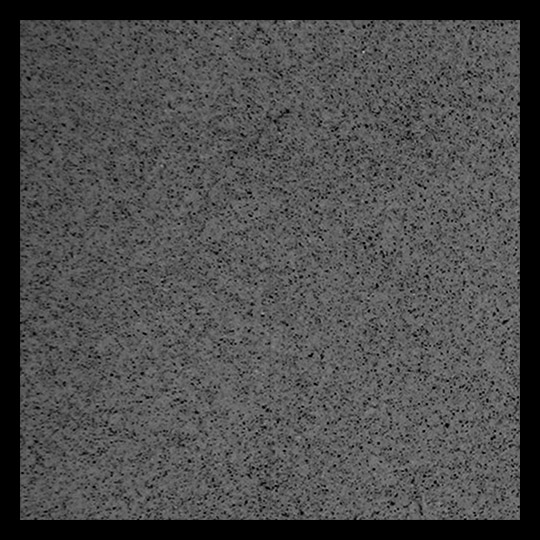
%> input picture data/test_warping1_discon1.jpg, 540 x 540 px
$ octave calculate_rmse.m   (GNU Octave 9; MATLAB toolbox functions it lacks are replaced by stand-ins)
%> lines starting %> are read from the running program, lines starting %| are printed output that depends on the picture
### batch_demo.m
% function [u, v] = batch_demo(my_ksize, my_theta, my_gamma, my_sigma, my_gabor_lambda, my_psi, lambda, beta, my_pyramid_levels, my_pyramid_factor)
function [u, v] = batch_demo(theta, w, ...
    lambda, beta, my_pyramid_levels, my_pyramid_factor, blur_sigma)
%> called with theta = 23, w = 1.23, lambda = 20, beta = 0.01, my_pyramid_levels = 6, my_pyramid_factor = 0.5, blur_sigma = 0.1
    % load images
    %fpath = './frame10.png';
    %fpath = './Mars-1.jpg';
    addpath(genpath('.'));

    % fpath = './data/0275.png';
    fpath = "./data/test_warping1_discon1.jpg";
    img_src1 = im2double(imread(fpath));
%> img_src1: size 540x540 double; min 0, max 0.733, mean 0.295
    if size(img_src1,3) == 3
        img_src1 = rgb2gray(img_src1);
    end
    %fath = './frame11.png';
    %fpath = './Mars-2.jpg';
    % fpath = './data/0279.png';
    fpath = "./data/test_warping2_discon1_predis16.5.jpg";
    img_src2 = im2double(imread(fpath));
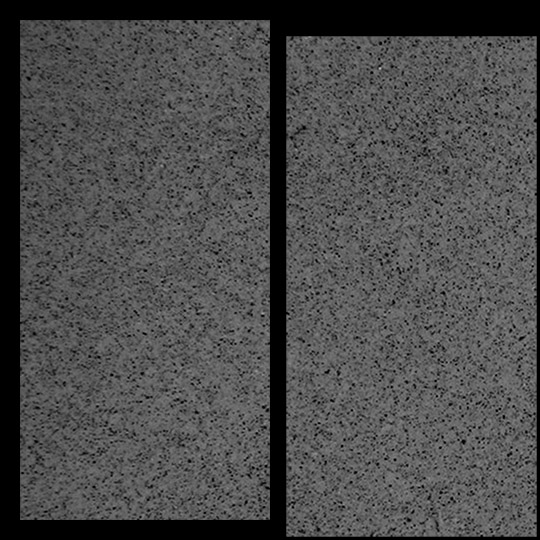
%> input picture data/test_warping2_discon1_predis16.5.jpg, 540 x 540 px
%> img_src2: size 540x540 double; min 0, max 0.745, mean 0.296
    if size(img_src2,3) == 3
        img_src2 = rgb2gray(img_src2);
    end
    %figure; imshow(img_src1);
    %figure; imshow(img_src2);

    % tv-l1 flow (coarse-to-fine)
    options.lambda = lambda;
    options.beta   = beta;
    max_iter = 50;
    options.max_iter = round(max_iter);
    options.tolerance = 1e-3;
    check = 10;
    options.check = round(check);
    pyramid_levels = my_pyramid_levels;
    options.pyramid_levels = round(pyramid_levels);
    options.pyramid_factor = my_pyramid_factor;
    warps = 5;
    options.warps = round(warps);
    options.blur_sigma = blur_sigma;


% [8 lines of commented-out code are left out]
    options.steerable.theta = theta;
    options.steerable.w = w;


% [21 lines of commented-out code are left out]

    [u, v, illumination] = batch_tv_l1_optical_flow(img_src1, img_src2, options);


% [17 lines of commented-out code are left out]

    %% write flow
    % [31 lines of commented-out code are left out]
end

### batch_tv_l1_optical_flow.m
function [u, v, w] = batch_tv_l1_optical_flow(I1, I2, options)
% [9 lines of commented-out code are left out]

lambda = options.lambda;
beta = options.beta;
warps = options.warps;
max_iter = options.max_iter;
pyramid_levels = options.pyramid_levels;
pyramid_factor = options.pyramid_factor;
check = options.check;

[M, N, C] = size(I1);
%> M = 540; N = 540; C = 1

num_dual_vars = 6;

width_Pyramid = cell(pyramid_levels,1);
height_Pyramid = cell(pyramid_levels,1);

I1_Pyramid = cell(pyramid_levels,C);
%> I1_Pyramid = {[], [], [], [], [], []}
I2_Pyramid = cell(pyramid_levels,C);
%> I2_Pyramid = {[], [], [], [], [], []}

% precompute image sizes
width_Pyramid{1} = N;
height_Pyramid{1} = M;
for i = 2:pyramid_levels
  width_Pyramid{i} = pyramid_factor*width_Pyramid{i-1};
  height_Pyramid{i} = pyramid_factor*height_Pyramid{i-1};
  if min(width_Pyramid{i}, height_Pyramid{i}) < 16
    pyramid_levels = i;
    break;
  end
end
%> after the loop, height_Pyramid = {540, 270, 135, 67.5, 33.75, 16.88}; pyramid_levels = 6; width_Pyramid = {540, 270, 135, 67.5, 33.75, 16.88}
for i = 1:pyramid_levels
  width_Pyramid{i} = round(width_Pyramid{i});
  height_Pyramid{i} = round(height_Pyramid{i});
end

% set up image pyramides
for i = 1:pyramid_levels
  if i == 1
    for j=1:C
      I1_Pyramid{1,j} = I1(:,:,j);
      I2_Pyramid{1,j} = I2(:,:,j);
    end
  else
    for j=1:C
      I1_Pyramid{i,j} = imresize(I1_Pyramid{i-1,j}, ...
                                 [height_Pyramid{i} width_Pyramid{i}], 'bicubic');
      I2_Pyramid{i,j} = imresize(I2_Pyramid{i-1,j}, ...
                                 [height_Pyramid{i} width_Pyramid{i}], 'bicubic');
    end
  end
end
%> after the loop, I1_Pyramid = 6 items; I2_Pyramid = 6 items

% main loop
for level = pyramid_levels:-1:1
  scale = pyramid_factor^(level-1);

  M = height_Pyramid{level};
  N = width_Pyramid{level};

  if level == pyramid_levels
    % initialization

    u = zeros(M, N);
    v = zeros(M, N);
    w = zeros(M,N);
    p = zeros(M,N,num_dual_vars);
  else
    rescale_factor_u = width_Pyramid{level+1}/width_Pyramid{level};
    rescale_factor_v = height_Pyramid{level+1}/height_Pyramid{level};

    % prolongate to finer grid

    u = imresize(u,[M N], 'nearest')/rescale_factor_u;
    v = imresize(v,[M N], 'nearest')/rescale_factor_v;

    w = imresize(w, [M N], 'nearest');

    p_tmp = p;
    p = zeros(M,N,num_dual_vars);
    for i=1:num_dual_vars
      p(:,:,i) = imresize(p_tmp(:,:,i),[M N], 'nearest');
    end


  end

  I1 = zeros(M,N,C);
  I2 = zeros(M,N,C);
  for j=1:C
    I1(:,:,j) = I1_Pyramid{level,j};
    I2(:,:,j) = I2_Pyramid{level,j};
  end

  fprintf('*** level = %d\n', level);


% [39 lines of commented-out code are left out]


[J1,~,~,~,~,~,~] = steerGaussianFilter(I1, options.steerable.theta, options.steerable.w, 0);
[J2,~,~,~,~,~,~] = steerGaussianFilter(I2, options.steerable.theta, options.steerable.w, 0);

image1_phase_horizontal = angle(J1);
image2_phase_horizontal = angle(J2);


% [89 lines of commented-out code are left out]


[u, v, w, p] = champolle_pock_primal_dual_alg_max_iter(image1_phase_horizontal, image2_phase_horizontal, u, v, w, p, lambda, warps, max_iter, scale, beta, check);


  fprintf('=== Processing...%.2f/100\n', (pyramid_levels + 1 - level)/pyramid_levels*100);
  drawnow;
end
%> this loop made 1 pass
%> pass 1, in make_nabla, `Kxf = sparse(row,col,val,M*N,M*N);`:
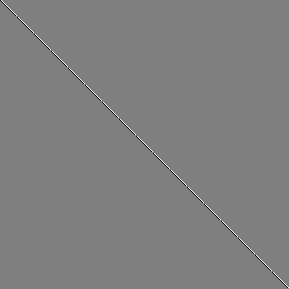
%> Kxf: size 289x289 double; min -1, max 1, mean 0; drawn with min black and max white
%> pass 1, in make_nabla, `nabla = [Kxf;Kyf];`:
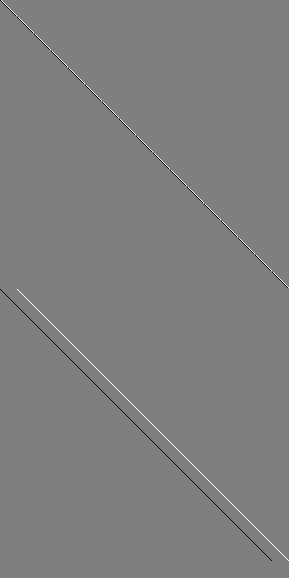
%> nabla: size 578x289 double; min -1, max 1, mean 0; drawn with min black and max white
%> pass 1, in champolle_pock_primal_dual_alg_max_iter, `nabla_t = nabla';`:
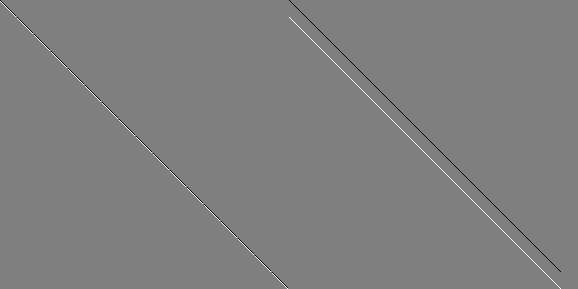
%> nabla_t: size 289x578 double; min -1, max 1, mean 0; mean of the top-left, top-right, bottom-left and bottom-right quarters -2.4e-05, -0.000408, 2.39e-05, 0.000406; drawn with min black and max white
%> the run ends on the next line
fprintf('Done!\n');
drawnow;


%%%%%%%%%%%%%%%%%%%%%%%%%%%%%%%%%%%%%%%%%%%%%%%%%%%%%%%%%%%%%%%%%
function [u, v, w, p] = champolle_pock_primal_dual_alg_max_iter(I1, I2, u, v, w, p, lambda, warps, maxits, scale, beta, check)
% [M N C] = size(I1);
[n_row,n_col] = size(I1);
N             = n_row * n_col;
nabla         = make_nabla(n_col,n_row); % Kxf, Kyf for gradient
num_dual_vars = 3;

% stepwidth
L = sqrt(8);

tau = 1/L;
sigma = 1/L;

% some parameters
epsilon_u = 0;
epsilon_w = 0;
% vectorization
vector_u   = reshape(u',N,1); % primal
vector_v   = reshape(v',N,1); % primal
vector_w   = reshape(w',N,1); % auxilary primal illumination
vector_u_  = vector_u; % primal_bar
vector_v_  = vector_v; % primal_bar
vector_w_  = vector_w; % primal_bar
vector_p   = zeros(2*N,num_dual_vars);
for i = 1:num_dual_vars
  vector_p(1:N,i)     = reshape(p(:,:,2*i-1)',N,1);
  vector_p(N+1:2*N,i) = reshape(p(:,:,2*i)',N,1);
end
nabla_t = nabla'; % K^T for divergence

% inner loops for warping
for j = 1:warps
  vector_u0 = vector_u;
  vector_v0 = vector_v;
  u0 = (reshape(vector_u0,n_col,n_row))';
  v0 = (reshape(vector_v0,n_col,n_row))';

  % warping
  fprintf('tv-l1-of-pd: warp = %d\n', j);


  [I_x, I_y, I_t, I2_warped] = warping(I1, I2, vector_u0, vector_v0);


  % vectorization
  vector_I_x = reshape(I_x',N,1);
  vector_I_y = reshape(I_y',N,1);
  vector_I_t = reshape(I_t',N,1);
  I_grad_sqr = max(1e-9, vector_I_x.^2 + vector_I_y.^2 + beta*beta);

  % iterations of Champolle-Pock alg
  for k = 0:maxits-1
    %% DUAL
    % compute derivatives and update dual variable: p_tilde = p + sigma*K*uv_bar
    vector_p(:,1:2) = (vector_p(:,1:2) + sigma*nabla*[vector_u_,vector_v_])/(1 + sigma*epsilon_u);
    vector_p(:,3)   = (vector_p(:,3)   + sigma*nabla*vector_w_)/(1 + sigma*epsilon_w);

    % reprojection to |pu| <= 1
    norm = repmat(sqrt(vector_p(1:N,1).^2 + vector_p(N+1:2*N,1).^2 + ...
        vector_p(1:N,2).^2 + vector_p(N+1:2*N,2).^2),[2,2]);
    reprojection = max(1.0,norm);
    vector_p(:,1:2) = vector_p(:,1:2)./reprojection;

    norm = repmat(sqrt(vector_p(1:N,3).^2 + vector_p(N+1:2*N,3).^2),[2,1]);
    reprojection = max(1.0,norm);
    vector_p(:,3) = vector_p(:,3)./reprojection;

    %% PRIMAL
    % remember old u,v,w
    vector_u_ = vector_u;
    vector_v_ = vector_v;
    vector_w_ = vector_w;

    % uv_tilde = uv - tau*K^T*p
    vector_u = vector_u - tau * nabla_t * vector_p(:,1);
    vector_v = vector_v - tau * nabla_t * vector_p(:,2);
    vector_w = vector_w - tau * nabla_t * vector_p(:,3);

    % prox operator for u,v,w
    rho = vector_I_t + (vector_u - vector_u0).*vector_I_x + ...
        (vector_v - vector_v0).*vector_I_y + beta*vector_w;
    idx1 = rho      < - tau*lambda*I_grad_sqr;
    idx2 = rho      >   tau*lambda*I_grad_sqr;
    idx3 = abs(rho) <=  tau*lambda*I_grad_sqr;

    vector_u(idx1) = vector_u(idx1) + tau*lambda*vector_I_x(idx1);
    vector_v(idx1) = vector_v(idx1) + tau*lambda*vector_I_y(idx1);
    vector_w(idx1) = vector_w(idx1) + tau*lambda*beta;

    vector_u(idx2) = vector_u(idx2) - tau*lambda*vector_I_x(idx2);
    vector_v(idx2) = vector_v(idx2) - tau*lambda*vector_I_y(idx2);
    vector_w(idx2) = vector_w(idx2) - tau*lambda*beta;

    vector_u(idx3) = vector_u(idx3) - rho(idx3).*vector_I_x(idx3)./I_grad_sqr(idx3);
    vector_v(idx3) = vector_v(idx3) - rho(idx3).*vector_I_y(idx3)./I_grad_sqr(idx3);
    vector_w(idx3) = vector_w(idx3) - rho(idx3).*beta./I_grad_sqr(idx3);

    vector_u_ = 2*vector_u - vector_u_;
    vector_v_ = 2*vector_v - vector_v_;
    vector_w_ = 2*vector_w - vector_w_;

    if mod(k,check) == 0
      u = (reshape(vector_u,n_col,n_row))';
      v = (reshape(vector_v,n_col,n_row))';
      w = (reshape(vector_w,n_col,n_row))';
      figure(109); show_flow(u,v,beta*w,I1,I2_warped + (u-u0).*I_x + (v-v0).*I_y + beta*w);
      fprintf('tv-l1-motion-primal-dual: it = %d\n', k)
    end

  end

  % recover matrix representation
  u = (reshape(vector_u,n_col,n_row))';
  v = (reshape(vector_v,n_col,n_row))';
  w = (reshape(vector_w,n_col,n_row))';
  for i = 1:num_dual_vars
      p(:,:,2*i-1) = (reshape(vector_p(1:N,i),n_col,n_row))';
      p(:,:,2*i)   = (reshape(vector_p(N+1:2*N,i),n_col,n_row))';
  end
  % filter strong outliers
  u = peakfilt(u);
  v = peakfilt(v);
end

%----------------------------------------
function [nabla] = make_nabla(M,N)

% Kxf{matrix for gradient_x}
row  = zeros(1,M*N*2);
col = zeros(1,M*N*2);
val  = zeros(1,M*N*2);

cnt = 1;

for y=1:M-1
  for x=1:N
    row(cnt) = y+(x-1)*M;
    col(cnt) = y+(x-1)*M;
    val(cnt) = -1;
    cnt = cnt+1;

    row(cnt) = y+(x-1)*M;
    col(cnt) = y+(x-1)*M+1;
    val(cnt) = 1;
    cnt = cnt+1;
  end
end
row = row(1:cnt-1);
col = col(1:cnt-1);
val = val(1:cnt-1);

Kxf = sparse(row,col,val,M*N,M*N);

% Kyf(matrix for gradient_y)
row  = zeros(1,M*N*2);
col = zeros(1,M*N*2);
val  = zeros(1,M*N*2);

cnt = 1;

for y=1:M
  for x=1:N-1
    row(cnt) = y+(x-1)*M;
    col(cnt) = y+(x-1)*M;
    val(cnt) = -1;
    cnt = cnt+1;

    row(cnt) = y+(x-1)*M;
    col(cnt) = y+(x)*M;
    val(cnt) = 1;
    cnt = cnt+1;
  end
end
row = row(1:cnt-1);
col = col(1:cnt-1);
val = val(1:cnt-1);

Kyf = sparse(row,col,val,M*N,M*N);

nabla = [Kxf;Kyf];

%----------------------------------------
% [46 lines left out: function warping, not called in this run]

%----------------------------------------
% [6 lines left out: function peakfilt, not called in this run]

%----------------------------------------
% [18 lines left out: function show_flow, not called in this run]

### steerGaussianFilter.m
% Implementation of steerable filter
function [J,Jg,Jh,G2_0,G2_90,H2_0,H2_90] = steerGaussianFilter(I,theta,w,disFlag)
if(mod(w,2)~=0)
        'error';
end
    x = [-w:w]*0.67;
    [xx,yy] = meshgrid(x,x);
    % Freeman's equation
    G2_0 = 0.9213*(2*xx.^2-1).*exp(-xx.^2-yy.^2);
    G2_90 = 0.9213*(2*yy.^2-1).*exp(-xx.^2-yy.^2);
    H2_0 = (-2.205*xx+0.978*xx.^3).*exp(-xx.^2-yy.^2);
    H2_90 = (-2.205*yy+0.978*yy.^3).*exp(-xx.^2-yy.^2);

% [4 lines of commented-out code are left out]
    Ix_g = imfilter(I,G2_0,'same','replicate');
    Iy_g = imfilter(I,G2_90,'same','replicate');
    Ix_h = imfilter(I,H2_0,'same','replicate');
    Iy_h = imfilter(I,H2_90,'same','replicate');


    Jg = cos(theta)*Ix_g+sin(theta)*Iy_g;
    Jh = cos(theta)*Ix_h+sin(theta)*Iy_h;
    J = Jg + 1i * Jh;

    if disFlag
        figure(1);
        clf;
        set(gcf,'Name','Oriented Filtering');
        subplot(2,3,1); imagesc(I);  colormap(gray);
        title('Input Image');
        subplot(2,3,2); imagesc(abs(J)); colormap(gray);
%         hold on
%         scatter(x0(1:15),y0(1:15),'r+','linewidth',3);
        title(['Filtered Image Amplitude(\theta = ',num2str(theta*(180/pi)),'{\circ})']);
        subplot(2,3,3);
        imagesc(angle(J)); colormap(gray);
        title(['Filtered Image Phase (\theta = ',num2str(theta*(180/pi)),'{\circ})']);
        subplot(2,3,4);
        imagesc(G2_0); colormap(gray);
        title(['Oriented Filter G2 (\theta = ',num2str(theta*(180/pi)),'{\circ})']);
        subplot(2,3,5);
        imagesc(H2_0); colormap(gray);
        title(['Oriented Filter H2 (\theta = ',num2str(theta*(180/pi)),'{\circ})']);
    end
end

%%%%%%%%%%%%%%%%%%%%%%%%%%%%%%%%%%%%%%%%%%%%%%%%%%%%%%%%%

### calculate_rmse.m

% [8 lines of commented-out code are left out]


theta = 23;
w = 1.23;


% w = 3 : 0.1 : 6;
lambda = 20;
beta = 0.01;
pyramid_level = 6;
pyramid_factor = 0.5;

blur_sigma = 0.1;


for i1 = 1 : length(blur_sigma)
% [9 lines of commented-out code are left out]

[u, v] = batch_demo(theta, w, ...
